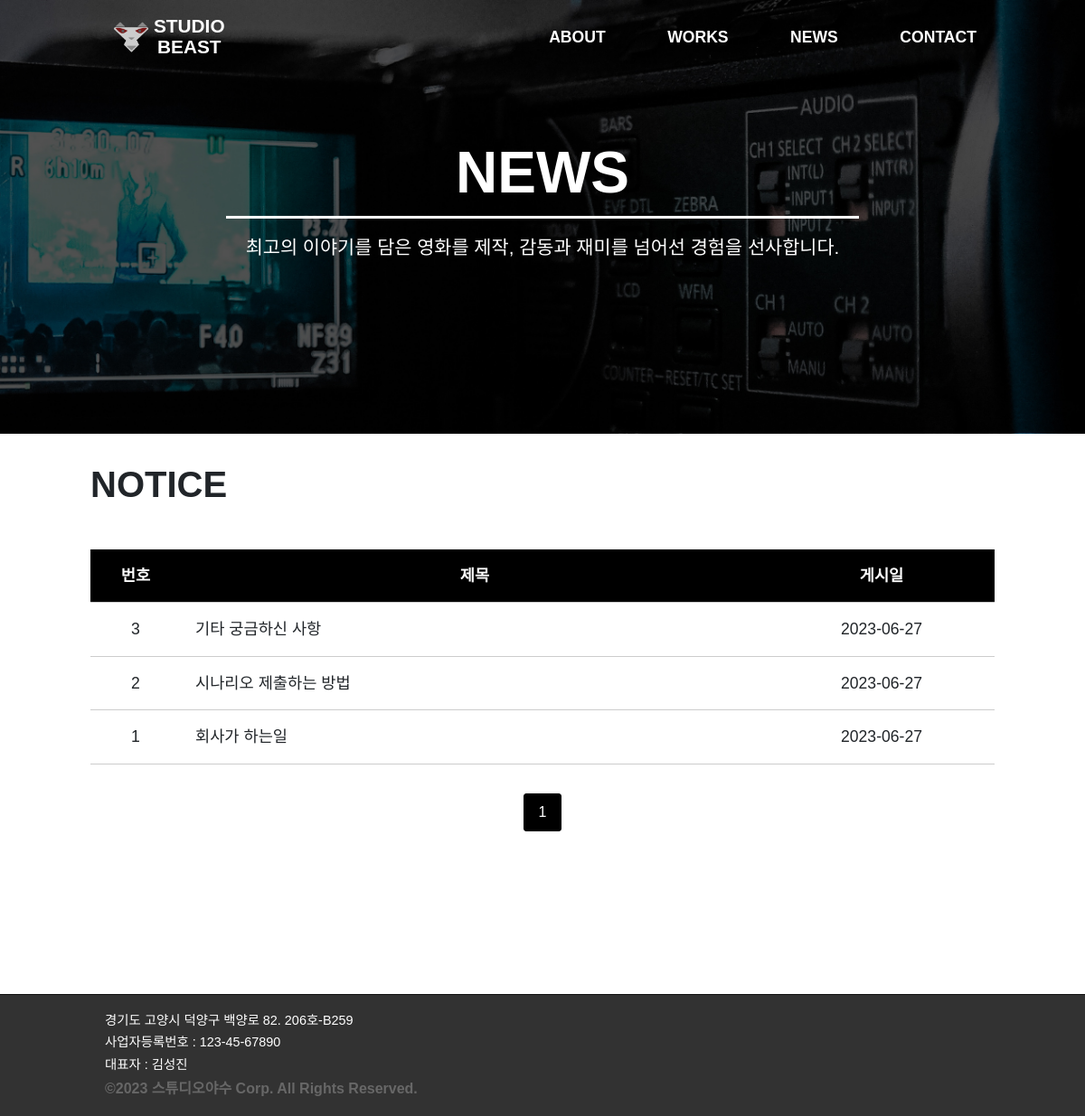
The page /news/ on the database as committed earlier.
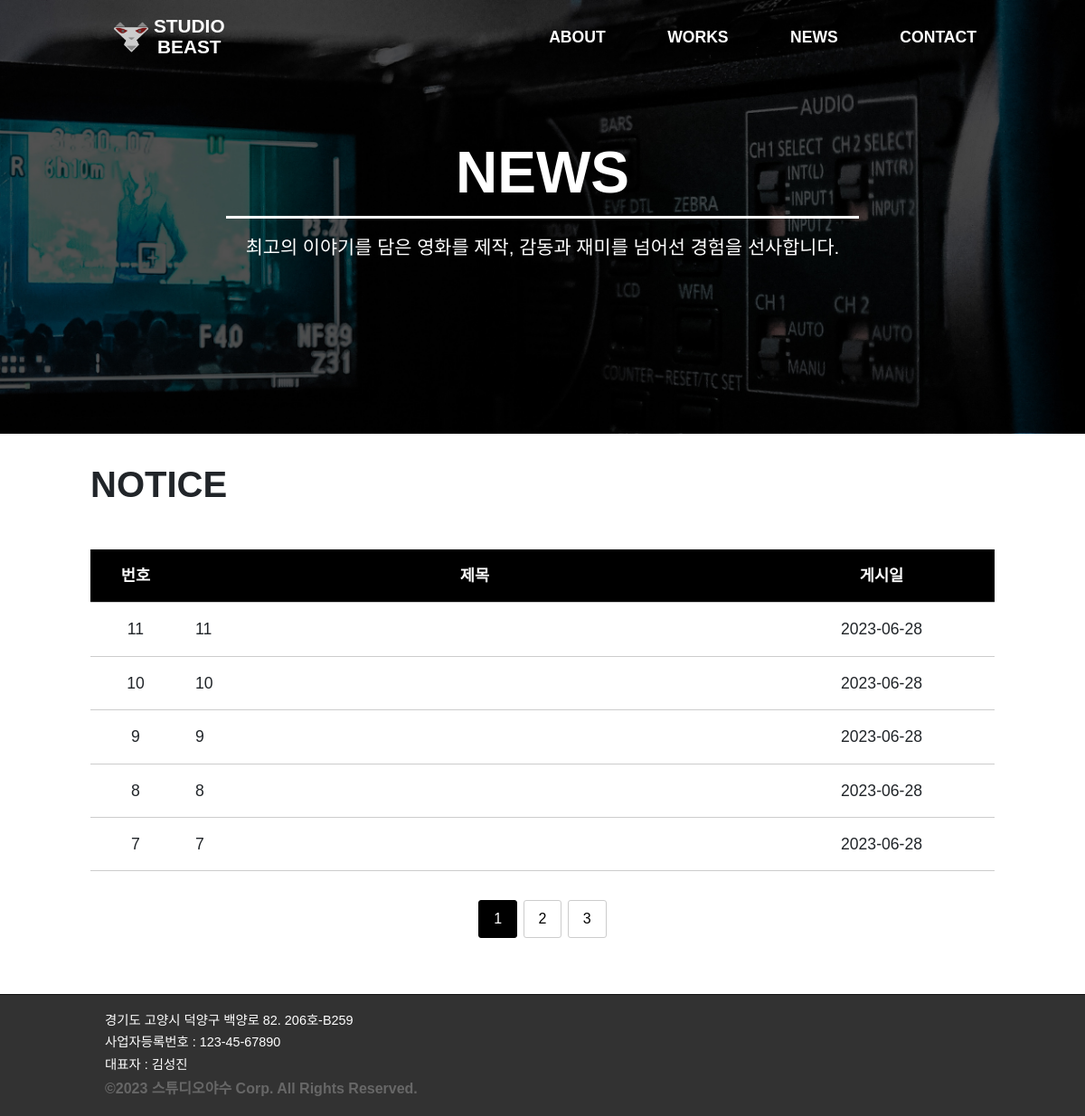
The same page on the database as committed later.
### news/models.py (models this page shows, shortened)
class News(models.Model):
    subject = models.CharField(max_length=100)
    author = models.CharField(max_length=50)
    content = HTMLField()
    create_date = models.DateTimeField()

### news/views.py (the view)
# urls.py: path("news/", include("news.urls")),
def news(request):
    news_list = News.objects.all().order_by('-create_date')
    paginator = Paginator(news_list, 5)  # 한 페이지에 보여줄 게시글 수를 5로 설정
    page_number = request.GET.get('page')
    page_obj = paginator.get_page(page_number)
    context = {'page_obj': page_obj}
    return render(request, 'news/news.html', context)

### news/templatetags/news_filter.py (called while the page is built)
@register.filter
def sub(value, arg):
    return value - arg

### templates/news/news.html (shortened to what this page needs)
{% extends 'base.html' %}
{% load news_filter %}
{% load static %}
{% block content %}
<div class="news_height">
  <div class="image-container">
      <img src="{% static 'img/backimg-01.jpg' %}" class="side-background" alt="배경 이미지">
      <div class="img_about_main">
        <div class="img_about_one">NEWS</div>
        <div class="img_about_two">최고의 이야기를 담은 영화를 제작, 감동과 재미를 넘어선 경험을 선사합니다.</div>
      </div>
  </div>
  <div class="about_animation">
    <h2 class="works_text_one">NOTICE</h2>
    <div class="news_container">
        <table class="news_table">
            <thead>
                <tr>
                    <th>번호</th>
                    <th>제목</th>
                    <th>게시일</th>
                </tr>
            </thead>
            <tbody>
                {% for news in page_obj %}
                <tr onclick="location.href='{% url 'news:detail' news.id %}'">
                    <td>{{ page_obj.paginator.count|sub:page_obj.start_index|sub:forloop.counter0|add:1 }}</td>
                    <td>{{ news.subject }}</td>
                    <td>{{ news.create_date|date:"Y-m-d" }}</td>
                </tr>
                {% endfor %}
            </tbody>
        </table>
    </div>
  </div>
  <div class="pagination">
    {% for i in page_obj.paginator.page_range %}
        {% if page_obj.number == i %}
            <span class="current-page">{{ i }}</span>
        {% elif i > page_obj.number|add:-3 and i < page_obj.number|add:3 %}
            <a href="?page={{ i }}" class="pagination-link">{{ i }}</a>
        {% endif %}
    {% endfor %}
    </div>
</div>
{% endblock %}

Rows that differ between the two databases and show on the page:
no longer on this page (row unchanged): News: paginator.count|sub "3", subject "기타 궁금하신 사항", create_date "2023-06-27"
no longer on this page (row unchanged): News: paginator.count|sub "2", subject "시나리오 제출하는 방법", create_date "2023-06-27"
no longer on this page (row unchanged): News: paginator.count|sub "1", subject "회사가 하는일", create_date "2023-06-27"
added News: paginator.count|sub "11", subject "11", create_date "2023-06-28"
added News: paginator.count|sub "10", subject "10", create_date "2023-06-28"
added News: paginator.count|sub "9", subject "9", create_date "2023-06-28"
added News: paginator.count|sub "8", subject "8", create_date "2023-06-28"
added News: paginator.count|sub "7", subject "7", create_date "2023-06-28"
Other text that changed with them:
new list line: "2"
new list line: "3"
